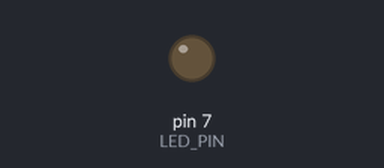
The sketch below on a simulated Arduino Uno, built with avr-gcc and run on an emulated ATmega328P. On the bench: output pins drawn as LEDs (lit = HIGH).

Above: at 0.05 s.
At 0.95 s:
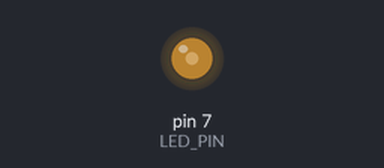
At 1.65 s:
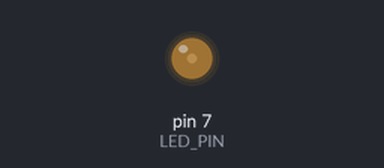
Timing chart, 0 to 4.6 s (numbered marks = the images above):
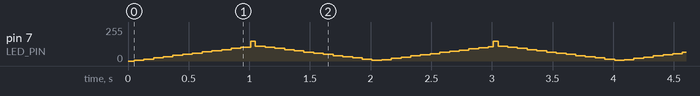

The sketch:

06_challenge.ino
```cpp
// 도전과제 2: PWM 함수 구현 (Arduino Uno, 소프트웨어 PWM)

const uint8_t LED_PIN = 7;

// === 과제 요구 함수 ===
static unsigned int PERIOD_US = 1000; // 기본 1 ms (1 kHz)
static uint8_t DUTY_PCT = 0;          // 0 ~ 100 (%)

void set_period(int period_us) {
  if (period_us < 100)   period_us = 100;    // 0.1 ms
  if (period_us > 10000) period_us = 10000;  // 10 ms
  PERIOD_US = (unsigned int)period_us;
}

void set_duty(int duty_pct) {
  if (duty_pct < 0)   duty_pct = 0;
  if (duty_pct > 100) duty_pct = 100;
  DUTY_PCT = (uint8_t)duty_pct;
}

// PWM 한 사이클(주기)만 생성: HIGH 톤, LOW 톤
inline void pwm_one_cycle() {
  unsigned long ton  = (unsigned long)PERIOD_US * DUTY_PCT / 100UL;
  unsigned long toff = (unsigned long)PERIOD_US - ton;

  if (ton > 0) {
    digitalWrite(LED_PIN, HIGH);
    delayMicroseconds((unsigned int)ton);
  }
  if (toff > 0) {
    digitalWrite(LED_PIN, LOW);
    delayMicroseconds((unsigned int)toff);
  }
}

// 0 → 1초: 0% → 100% 선형 상승
// 1 → 2초: 100% → 0% 선형 하강
const unsigned long TRIANGLE_MS = 2000; // 2 s 주기

void setup() {
  pinMode(LED_PIN, OUTPUT);

  // 과제 촬영용, 아래 값 변경하기 : 10000, 1000, 100
  set_period(100); // 10 ms, 1 ms, 0.1 ms
  set_duty(0);
}

void loop() {
  // 현재 삼각파 위상 계산
  unsigned long t = millis() % TRIANGLE_MS;

  // 0 → 100 → 0 을 2초에 걸쳐 선형
  uint8_t duty;
  if (t < TRIANGLE_MS / 2) {
    // 상승 구간: 0 → 100 (0 ~ 1초)
    duty = (uint8_t)( (t * 100UL) / (TRIANGLE_MS / 2) );
  } else {
    // 하강 구간: 100 → 0 (1 ~ 2초)
    unsigned long down = t - (TRIANGLE_MS / 2);
    duty = (uint8_t)( 100UL - (down * 100UL) / (TRIANGLE_MS / 2) );
  }
  set_duty(duty);

  pwm_one_cycle();
}
```
